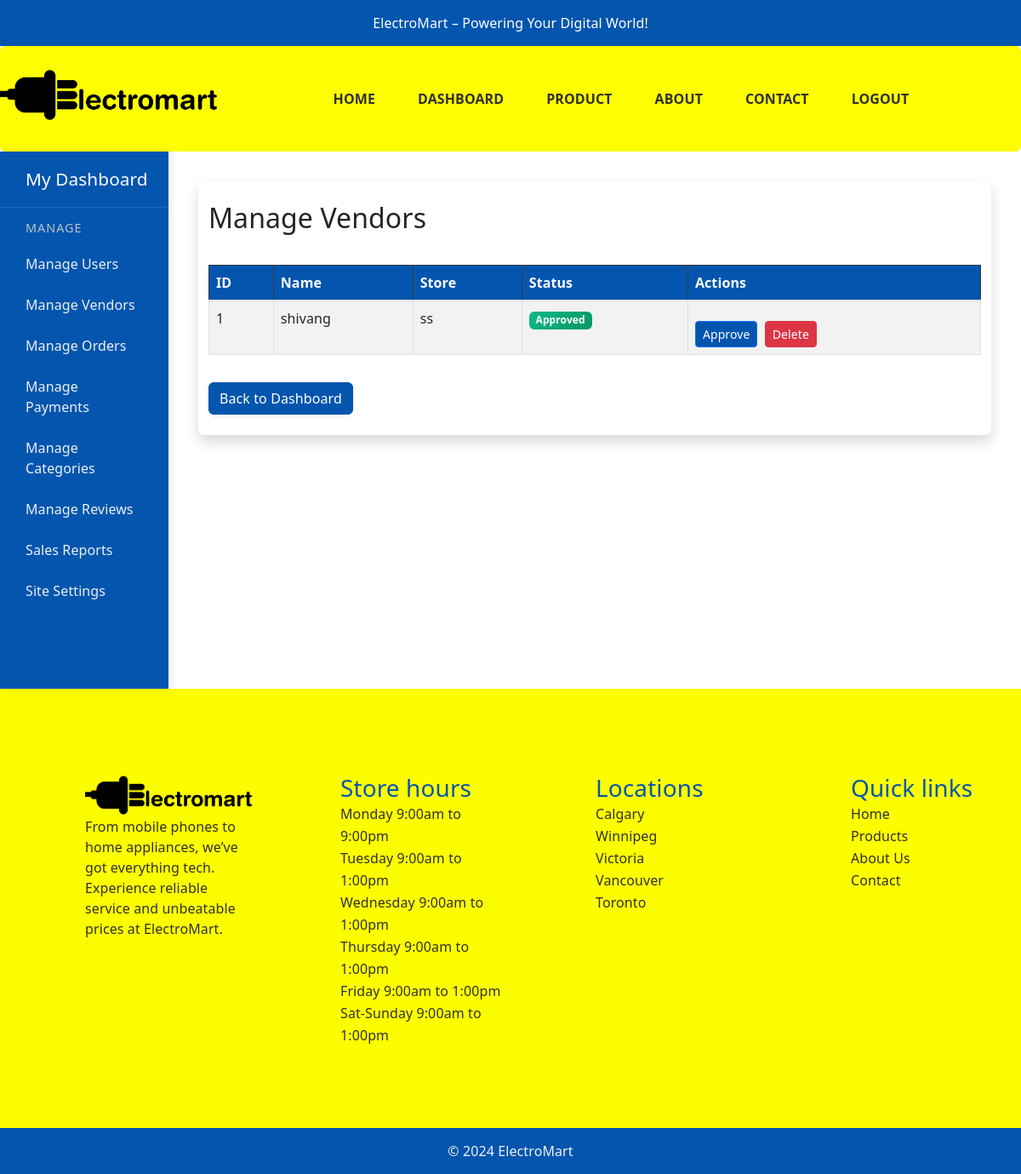
The app's page /admin/manage_vendors.php (signed in) with its own data.
### tables this page shows
CREATE TABLE `vendors` (
  `id` int(11) NOT NULL,
  `user_id` int(11) NOT NULL,
  `store_name` varchar(255) NOT NULL,
  `contact_info` text DEFAULT NULL,
  `approved` tinyint(1) DEFAULT 0,
  `created_at` timestamp NOT NULL DEFAULT current_timestamp()
);

CREATE TABLE `users` (
  `id` int(11) NOT NULL,
  `name` varchar(100) NOT NULL,
  `email` varchar(150) NOT NULL,
  `phone` varchar(15) DEFAULT NULL,
  `password` varchar(255) NOT NULL,
  `role` enum('customer','vendor','admin') NOT NULL,
  `address` varchar(255) NOT NULL,
  `created_at` timestamp NOT NULL DEFAULT current_timestamp()
);

### admin/manage_vendors.php (the view, shortened to what this page needs)
<?php
include "../config/db.php";
$result = $conn->query("SELECT vendors.id, users.name, vendors.store_name, vendors.approved
                        FROM vendors JOIN users ON vendors.user_id = users.id");
?>
<!DOCTYPE html>
<html lang="en">
<head>
    <link href="https://cdn.jsdelivr.net/npm/bootstrap@5.3.0/dist/css/bootstrap.min.css" rel="stylesheet">
    <link rel="stylesheet" href="../public/css/stylesheet.css">
</head>
<body>
<?php include 'header.php'; ?>
<div class="dashboard-container">
    <?php include 'dashboard-sidebar.php'; ?>
    <main class="vendor-main-content">
        <div class="container py-4">
            <h2 class="mb-4">Manage Vendors</h2>
            <table class="table table-bordered table-striped align-middle table-manage-products">
                <thead class="table-dark">
                    <tr>
                        <th>ID</th>
                        <th>Name</th>
                        <th>Store</th>
                        <th>Status</th>
                        <th>Actions</th>
                    </tr>
                </thead>
                <tbody>
                    <?php while ($row = $result->fetch_assoc()): ?>
                    <tr>
                        <td><?php echo htmlspecialchars($row['id']); ?></td>
                        <td><?php echo htmlspecialchars($row['name']); ?></td>
                        <td><?php echo htmlspecialchars($row['store_name']); ?></td>
                        <td>
                            <span class="badge <?php echo $row['approved'] ? 'bg-success' : 'bg-warning text-dark'; ?>">
                                <?php echo $row['approved'] ? 'Approved' : 'Pending'; ?>
                            </span>
                        </td>
                        <td>
                            <a href="approve_vendor.php?id=<?php echo $row['id']; ?>" class="btn btn-sm btn-primary me-1">Approve</a>
                            <a href="delete_vendor.php?id=<?php echo $row['id']; ?>" class="btn btn-sm btn-danger" onclick="return confirm('Are you sure you want to delete this vendor?')">Delete</a>
                        </td>
                    </tr>
                    <?php endwhile; ?>
                </tbody>
            </table>
            <a href="dashboard.php" class="btn btn-secondary mt-3">Back to Dashboard</a>
        </div>
    </main>
</div>
<?php include 'footer.php'; ?>
</body>
</html>

### records on screen
vendors: id "1", user.name "shivang", store_name "ss", approved "Approved"
